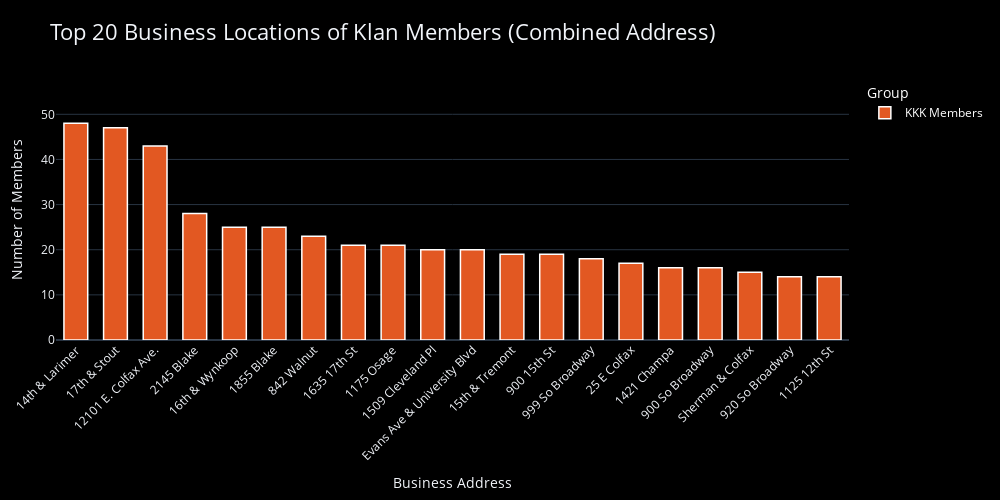

The cell this chart's notebook holds for it:
### Code cell
fig = px.bar(
    top_bus,
    x="Business",
    y="Count",
    title="Top 20 Business Locations of Klan Members (Combined Address)",
    labels={"Business": "Business Address", "Count": "Number of Members"},
    color="Type",
    template="plotly_dark"
)

fig.update_layout(
    xaxis_title="Business Address",
    yaxis_title="Number of Members",
    xaxis_tickangle=-45,
    height=500,
    width=1000,
    title_font=dict(size=22),
    plot_bgcolor="black",
    paper_bgcolor="black",
    margin=dict(l=40, r=60, t=80, b=140),
    showlegend=True,
    legend_title_text="Group",
    legend=dict(
        x=1.02,
        y=1,
        xanchor="left",
        bgcolor="black",
        font=dict(color="white")
    ),
    hoverlabel=dict(
        bgcolor="white",
        font_size=12,
        font_family="Arial"
    ),
    yaxis=dict(range=[0, top_bus["Count"].max() * 1.2])
)

fig.update_traces(
    marker_color="#e25822", 
    marker_line_color="white",
    marker_line_width=1.5,
    width=0.6
)

fig.show()

### Figure 1 — Plotly figure (JSON) as saved in the notebook; plotly's stock layout.template omitted (floating-point values rounded to 4 significant figures)
{"data": [{"alignmentgroup": "True", "hovertemplate": "Type=KKK Members<br>Business Address=%{x}<br>Number of Members=%{y}<extra></extra>", "legendgroup": "KKK Members", "marker": {"color": "#e25822", "line": {"color": "white", "width": 1.5}, "pattern": {"shape": ""}}, "name": "KKK Members", "offsetgroup": "KKK Members", "orientation": "v", "showlegend": true, "textposition": "auto", "type": "bar", "width": 0.6, "x": ["14th & Larimer", "17th & Stout", "12101 E. Colfax Ave.", "2145 Blake", "16th & Wynkoop", "1855 Blake", "842 Walnut", "1635 17th St", "1175 Osage", "1509 Cleveland Pl", "Evans Ave & University Blvd", "15th & Tremont", "900 15th St", "999 So Broadway", "25 E Colfax", "1421 Champa", "900 So Broadway", "Sherman & Colfax", "920 So Broadway", "1125 12th St"], "xaxis": "x", "y": [48, 47, 43, 28, 25, 25, 23, 21, 21, 20, 20, 19, 19, 18, 17, 16, 16, 15, 14, 14], "yaxis": "y"}], "layout": {"barmode": "relative", "height": 500, "hoverlabel": {"bgcolor": "white", "font": {"family": "Arial", "size": 12}}, "legend": {"bgcolor": "black", "font": {"color": "white"}, "title": {"text": "Group"}, "tracegroupgap": 0, "x": 1.02, "xanchor": "left", "y": 1}, "margin": {"b": 140, "l": 40, "r": 60, "t": 80}, "paper_bgcolor": "black", "plot_bgcolor": "black", "showlegend": true, "title": {"font": {"size": 22}, "text": "Top 20 Business Locations of Klan Members (Combined Address)"}, "width": 1000, "xaxis": {"anchor": "y", "autorange": true, "domain": [0, 1], "range": [-0.5, 19.5], "tickangle": -45, "title": {"text": "Business Address"}, "type": "category"}, "yaxis": {"anchor": "x", "domain": [0, 1], "range": [0, 57.6], "title": {"text": "Number of Members"}, "type": "linear"}}}
